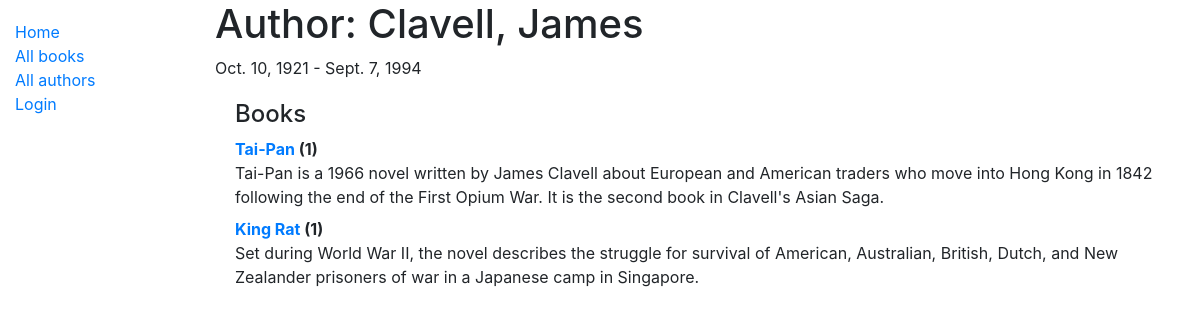
/catalog/author/2, run on the app's committed database.
### catalog/models.py (models this page shows, shortened)
class Author(models.Model):
    first_name = models.CharField(max_length=100)
    last_name = models.CharField(max_length=100)
    date_of_birth = models.DateField(null=True, blank=True)
    date_of_death = models.DateField('Died', null=True, blank=True)
    class Meta:
        ordering = ['last_name', 'first_name']
    def __str__(self):
        return f'{self.last_name}, {self.first_name}'

class Book(models.Model):
    title = models.CharField(max_length=200)
    author = models.ForeignKey('Author', on_delete=models.SET_NULL, null=True)
    summary = models.TextField(max_length=1000, help_text='Enter a brief description of the book')
    isbn = models.CharField('ISBN', max_length=13, help_text='13 Character <a href="https://www.isbn-international.org/content/what-isbn">ISBN number</a>')
    genre = models.ManyToManyField(Genre, help_text='Select a genre for this book')
    def display_genre(self):
        """Create a string for the Genre. This is required to display genre in Admin."""
        return ', '.join(genre.name for genre in self.genre.all()[:3])
    display_genre.short_description = 'Genre'
    def __str__(self):
        return self.title

### catalog/views.py (the view)
class AuthorDetailView(generic.DetailView):
    model = Author

### catalog/templates/catalog/author_detail.html
{% extends "base_generic.html" %}
{% block content %}
<h1>Author: {{ author }} </h1>
<p>{{author.date_of_birth}} - {% if author.date_of_death %}{{author.date_of_death}}{% endif %}</p>
<div style="margin-left:20px;margin-top:20px">
<h4>Books</h4>
<dl>
{% for book in author.book_set.all %}
  <dt><a href="{% url 'book-detail' book.pk %}">{{book}}</a> ({{book.bookinstance_set.all.count}})</dt>
  <dd>{{book.summary}}</dd>
{% endfor %}
</dl>
</div>
{% endblock %}

### data on the page
Author: last_name+first_name "Clavell, James", date_of_birth "Oct. 10, 1921", date_of_death "Sept. 7, 1994"
Book: title "Tai-Pan", bookinstance_set.all.count "1", summary "Tai-Pan is a 1966 novel written by James Clavell about European and American traders who move into Hong Kong in 1842 following the end of the First Opium War. It is the second book in Clavell's Asian Saga."
Book: title "King Rat", bookinstance_set.all.count "1", summary "Set during World War II, the novel describes the struggle for survival of American, Australian, British, Dutch, and New Zealander prisoners of war in a Japanese camp in Singapore."
